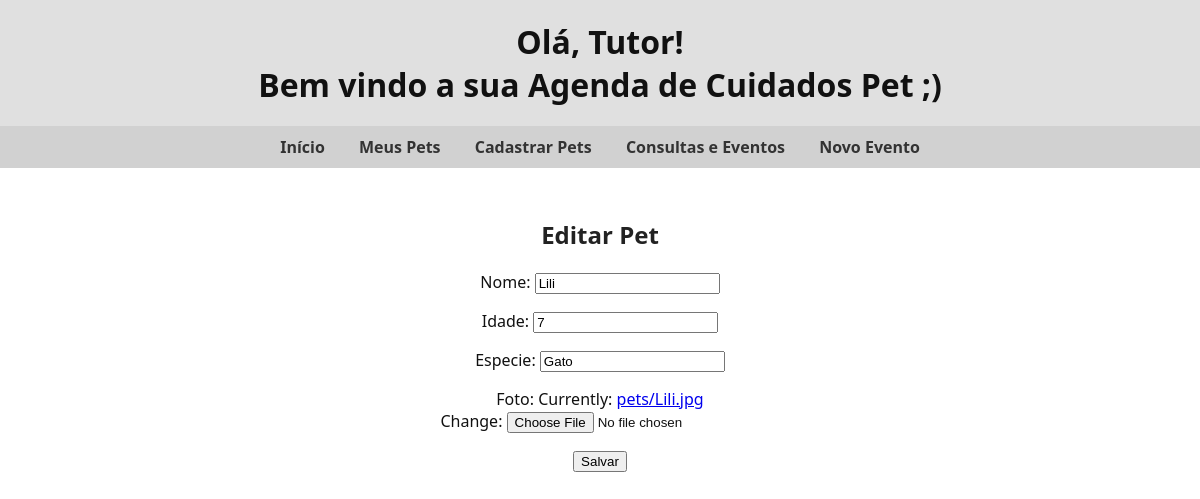
Screenshot of /pets/editar/1/ with the database file from the repository.
### agenda/models.py (models this page shows, shortened)
class Pet(models.Model):
    nome = models.CharField(max_length=100)
    idade = models.PositiveIntegerField()
    especie = models.CharField(max_length=50)
    foto = models.ImageField(upload_to='pets/')

### agenda/views.py (the view)
# urls.py: path('pets/editar/<int:id>/', views.editar_pet, name='editar_pet'),
def editar_pet(request, id):
    pet = get_object_or_404(Pet, pk=id)
    form = PetForm(request.POST or None, request.FILES or None, instance=pet)
    if form.is_valid():
        form.save()
        return redirect('listar_pets')
    return render(request, 'agenda/form_pet.html', {'form': form})

### agenda/forms.py
class PetForm(forms.ModelForm):
    class Meta:
        model = Pet
        fields = '__all__'

### agenda/templates/agenda/form_pet.html (shortened to what this page needs)
{% extends 'agenda/base.html' %}
{% block content %}
  <h2>{% if form.instance.pk %}Editar Pet{% else %}Cadastrar Pet{% endif %}</h2>
  <form method="post" enctype="multipart/form-data">
    {{ form.as_p }}
    <button type="submit">Salvar</button>
  </form>
{% endblock %}

### agenda/static/css/estilo.css (style rules this page uses)
body { font-family: 'Segoe UI', Tahoma, Geneva, Verdana, sans-serif; margin: 0; padding: 0; background-color: #ffffff; color: #111; }
h2, h3 { margin-top: 30px; color: #222; }

### rows the page displays
Pet: nome "Lili", idade "7", especie "Gato"
